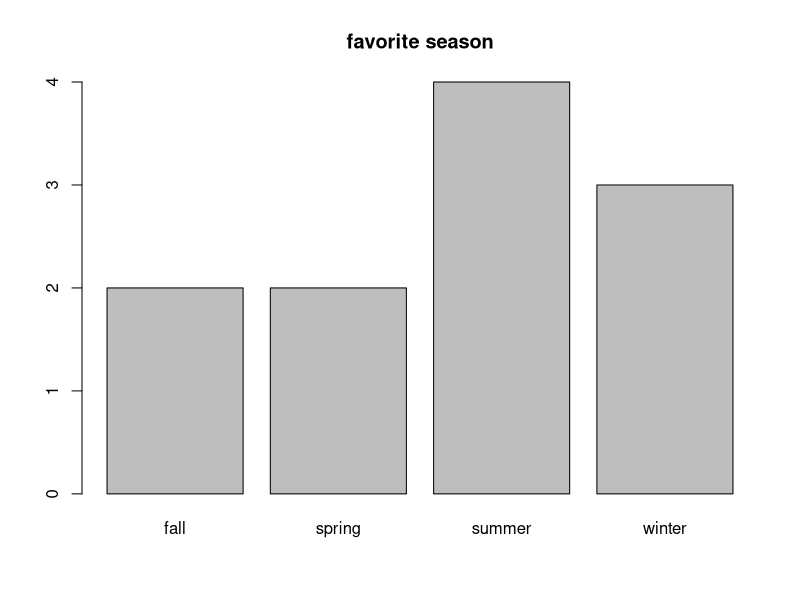
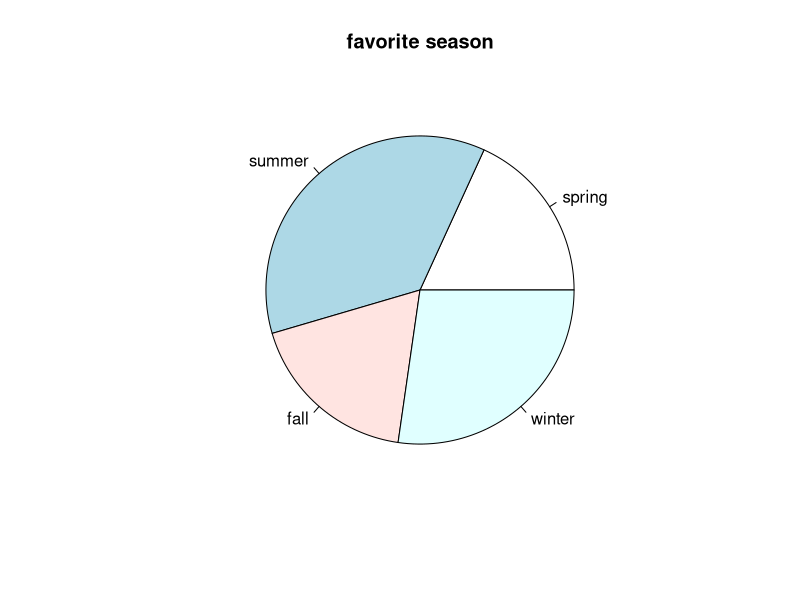
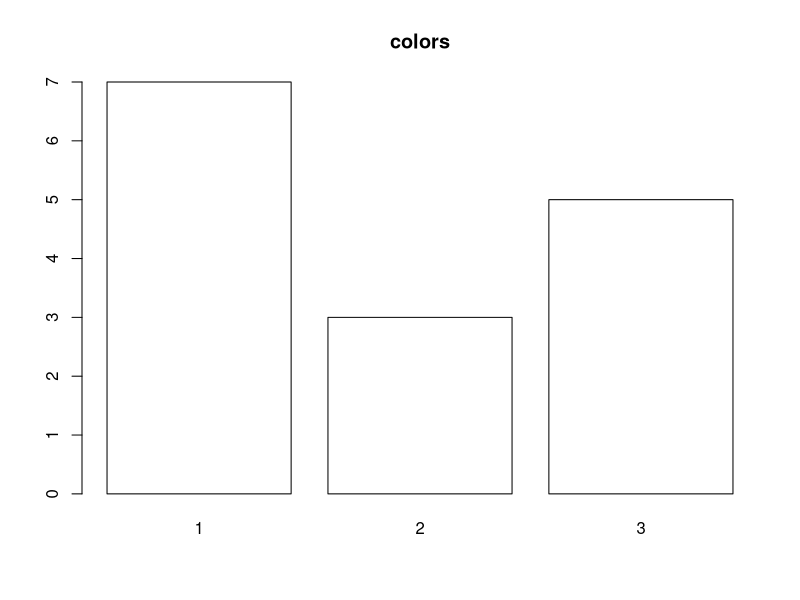
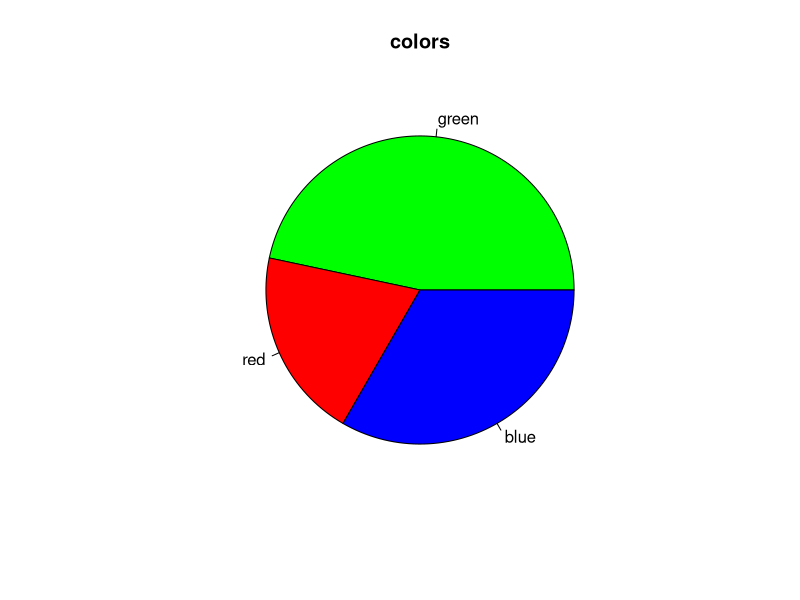

Recreate these plots in R, in order.
# 탐색적 데이터 분석 (EDA)
season <- c("winter", "summer", "winter", "fall", "summer", "spring", "spring", "fall", "winter", "summer", "summer")
season

# 도수분포표 만들기
table(season)
table(season)/length(season)

# 막대그래프 그리기
ds <- table(season)
barplot(ds, main = "favorite season")

ds.new <- ds[c(2, 3, 1, 4)]
ds.new

# 원 그래프 그리기
pie(ds.new, main="favorite season")

# 초록(1), 빨강(2), 파랑(3)
# 15명
like.color <- c(1, 3, 2, 1, 3, 1, 2, 3, 1, 1, 2, 3, 1, 3, 1)
table(like.color)
table(like.color)/length(like.color)

ds <- table(like.color)
barplot(ds, main = "colors", col = colors)
colors <- c("green", "red", "blue")
names(ds) <- colors
ds

pie(ds, main = "colors", col = colors)
